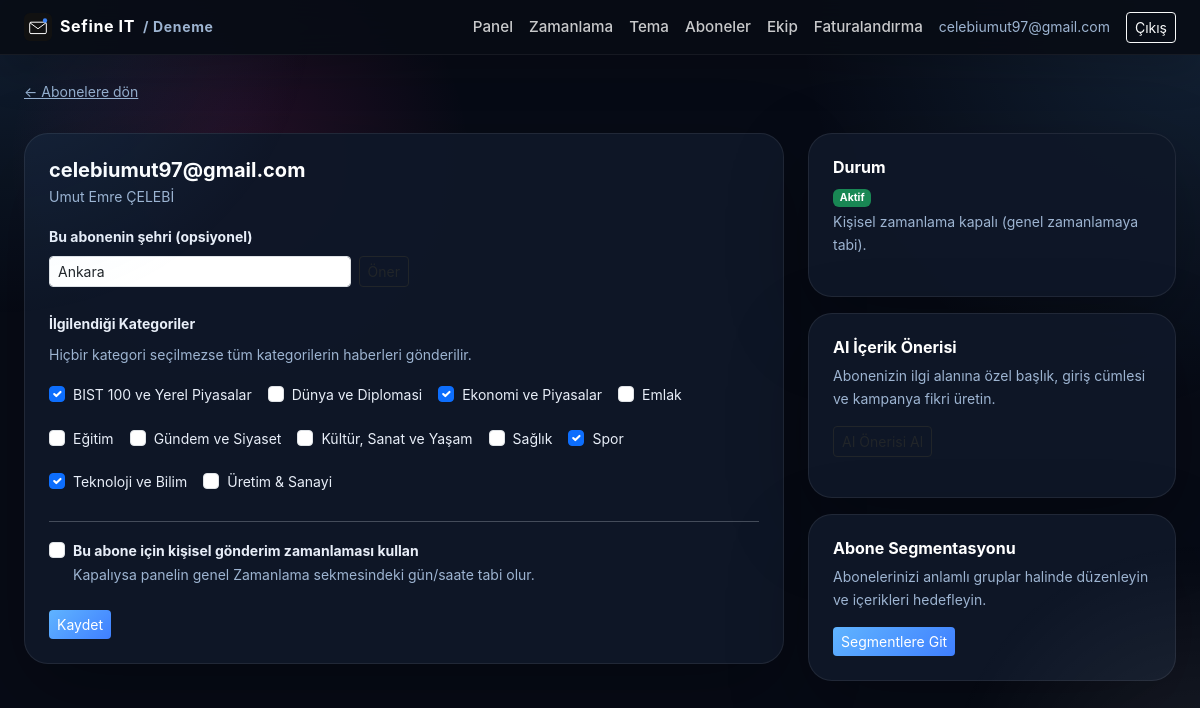
Page /panel/subscribers/2 (signed in) on the committed database.
### app/models.py (models this page shows)
class Organization(Base):
    __tablename__ = "organizations"
    id = Column(Integer, primary_key=True)
    name = Column(String(200), nullable=False)
    slug = Column(String(200), unique=True, nullable=False)
    brand_name = Column(String(200), nullable=False)  # mail/panelde görünen marka adı
    owner_email = Column(String(255), nullable=False)
    account_type = Column(String(20), default="company", nullable=False)  # company | individual
    sector_id = Column(Integer, ForeignKey("sectors.id"), nullable=True)  # kayıt sırasında seçilen sektör
    mail_theme = Column(String(20), default="klasik", nullable=False)  # klasik | minimal
    mail_accent = Column(String(20), default="#111111", nullable=False)  # bültende kullanılan vurgu rengi (hex)
    created_at = Column(DateTime, default=datetime.utcnow, nullable=False)
    plan = Column(String(30), default="free", nullable=False)  # free | starter | pro
    subscription_status = Column(String(30), default="trialing", nullable=False)
    trial_ends_at = Column(DateTime, nullable=True)
    subscription_expires_at = Column(DateTime, nullable=True)  # Shopier tekrarlayan ödeme yapmadığı için manuel takip edilir
    current_duration_days = Column(Integer, nullable=True)  # 30/90/180/365 - hangi süre paketi aktif, Faturalandırma sayfasında doğru kutuyu "Yenile" göstermek için
    renewal_reminder_sent_at = Column(DateTime, nullable=True)
    api_key = Column(String(64), unique=True, nullable=True)
    mail_theme = Column(String, default="klasik")
    mail_accent = Column(String, default="#000000")

class Subscriber(Base):
    __tablename__ = "subscribers"
    __table_args__ = (UniqueConstraint("organization_id", "email", name="uq_subscriber_org_email"),)
    id = Column(Integer, primary_key=True)
    organization_id = Column(Integer, ForeignKey("organizations.id"), nullable=False, index=True)
    email = Column(String(255), nullable=False)
    name = Column(String(200), nullable=True)
    active = Column(Boolean, default=True, nullable=False)
    added_at = Column(DateTime, default=datetime.utcnow, nullable=False)
    detected_city = Column(String(100), nullable=True)  # "Konumumu Kullan" ile algılanan şehir
    categories = relationship("Category", secondary=subscriber_categories)
    use_custom_schedule = Column(Boolean, default=False, nullable=False)
    custom_days_of_week = Column(String(50), nullable=True)
    custom_hour = Column(Integer, nullable=True)
    custom_minute = Column(Integer, nullable=True)

class Category(Base):
    __tablename__ = "categories"
    id = Column(Integer, primary_key=True)
    organization_id = Column(Integer, default=GLOBAL_ORG_ID, nullable=False)  # artık kullanılmıyor, bkz. yukarı
    sector_id = Column(Integer, ForeignKey("sectors.id"), nullable=True)  # hangi sektöre ait (boşsa "Genel")
    city = Column(String(100), nullable=True)  # örn. "İstanbul" — konum bazlı kategoriler için (boşsa şehirsiz/genel kategori)
    name = Column(String(120), unique=True, nullable=False)
    slug = Column(String(120), unique=True, nullable=False)
    sector = relationship("Sector")
    sources = relationship("Source", back_populates="category", cascade="all, delete-orphan")

### app/routers/panel.py (the view)
@router.get("/subscribers/{sub_id}")
def subscriber_detail(request: Request, sub_id: int, db: Session = Depends(get_db)):
    guard, org = _guard(request, db)
    if guard:
        return guard
    sub = db.query(Subscriber).filter(Subscriber.id == sub_id, Subscriber.organization_id == org.id).first()
    if not sub:
        return RedirectResponse(url="/panel/subscribers", status_code=302)
    plan = get_plan(org.plan, org.account_type)
    secili_kategori_idler = {k.id for k in sub.categories}
    secili_gunler = set((sub.custom_days_of_week or "").split(",")) if sub.custom_days_of_week else set()
    return templates.TemplateResponse("subscriber_detail.html", {
        "request": request, "user": current_user_email(request), "org": org,
        "subscriber": sub,
        "categories": db.query(Category).order_by(Category.name).all(),
        "sectors": db.query(Sector).order_by(Sector.name).all(),
        "secili_kategori_idler": secili_kategori_idler, "secili_gunler": secili_gunler,
        "plan": plan,
    })

### app/templates/subscriber_detail.html (shortened to what this page needs)
{% extends "base.html" %}
{% block content %}
<a href="/panel/subscribers" class="small text-secondary">&larr; Abonelere dön</a>
<div class="row g-4 mt-1">
  <div class="col-md-8">
    <div class="card-corp p-4">
      <h5 class="fw-bold mb-1">{{ subscriber.email }}</h5>
      <p class="text-secondary small mb-3">{{ subscriber.name or 'İsim belirtilmemiş' }}</p>
      <div class="mb-4">
        <label class="form-label small fw-bold">Bu abonenin şehri (opsiyonel)</label>
        <div class="d-flex gap-2" style="max-width:360px">
          <input type="text" id="sehir-input" class="form-control form-control-sm" value="{{ subscriber.detected_city or '' }}" placeholder="Örn. İstanbul">
          <button type="button" id="sehir-btn" class="btn btn-outline-dark btn-sm">Öner</button>
        </div>
      </div>
      <form method="post" action="/panel/subscribers/{{ subscriber.id }}/update-preferences">
        <div class="mb-4">
          <label class="form-label small fw-bold">İlgilendiği Kategoriler</label>
          <p class="small text-secondary">Hiçbir kategori seçilmezse tüm kategorilerin haberleri gönderilir.</p>
          <div class="d-flex flex-wrap gap-3">
            {% for c in categories %}
            <div class="form-check">
              <input class="form-check-input" type="checkbox" name="kategoriler" value="{{ c.id }}" id="kat_{{ c.id }}"
                     {% if c.id in secili_kategori_idler %}checked{% endif %}>
              <label class="form-check-label small" for="kat_{{ c.id }}">{{ c.name }}</label>
            </div>
            {% endfor %}
          </div>
        </div>
        <hr>
        {% if plan.custom_schedule_allowed %}
        <div class="mb-3 form-check">
          <input class="form-check-input" type="checkbox" name="kullan_ozel_zamanlama" id="ozel_zamanlama"
                 onchange="document.getElementById('ozel_zamanlama_ayarlari').classList.toggle('d-none', !this.checked)">
          <label class="form-check-label small fw-bold" for="ozel_zamanlama">Bu abone için kişisel gönderim zamanlaması kullan</label>
          <p class="small text-secondary mb-0">Kapalıysa panelin genel Zamanlama sekmesindeki gün/saate tabi olur.</p>
        </div>
        {% else %}
        <div class="alert alert-warning small">Kişisel zamanlama Starter ve üzeri planlarda kullanılabilir. <a href="/panel/billing">Planınızı yükseltin</a>.</div>
        {% endif %}
        <button class="btn btn-dark btn-sm mt-2">Kaydet</button>
      </form>
    </div>
  </div>
  <div class="col-md-4">
    <div class="card-corp p-4">
      <h6 class="fw-bold mb-2">Durum</h6>
      <p class="small text-secondary mb-1">
        {% if subscriber.active %}<span class="badge bg-success">Aktif</span>{% else %}<span class="badge bg-secondary">Pasif</span>{% endif %}
      </p>
      <p class="small text-secondary">
        Kişisel zamanlama {% if subscriber.use_custom_schedule %}açık{% else %}kapalı (genel zamanlamaya tabi){% endif %}.
      </p>
    </div>
    {% if plan.ai_subject_suggestions %}
    <div class="card-corp p-4 mt-3">
      <h6 class="fw-bold mb-2">AI İçerik Önerisi</h6>
      <p class="small text-secondary mb-3">Abonenizin ilgi alanına özel başlık, giriş cümlesi ve kampanya fikri üretin.</p>
      <button id="suggest-topic-btn" class="btn btn-outline-dark btn-sm">AI Önerisi Al</button>
    </div>
    {% else %}
    <div class="alert alert-secondary small mt-3">AI destekli öneriler bu plan için kapalı. <a href="/panel/billing">Planınızı yükseltin</a>.</div>
    {% endif %}
    {% if plan.subscriber_segmentation %}
    <div class="card-corp p-4 mt-3">
      <h6 class="fw-bold mb-2">Abone Segmentasyonu</h6>
      <p class="small text-secondary mb-3">Abonelerinizi anlamlı gruplar halinde düzenleyin ve içerikleri hedefleyin.</p>
      <a href="/panel/segments" class="btn btn-dark btn-sm">Segmentlere Git</a>
    </div>
    {% endif %}
  </div>
</div>
{% endblock %}

### app/templates/base.html (shortened to what this page needs)
<!DOCTYPE html>
<html lang="tr">
<head>
<link href="https://cdn.jsdelivr.net/npm/bootstrap@5.3.3/dist/css/bootstrap.min.css" rel="stylesheet">
<link href="/static/style.css" rel="stylesheet">
</head>
<body>
{% if user %}
<nav class="navbar navbar-dark navbar-corp">
  <div class="container-fluid px-4">
    <a class="navbar-brand fw-bold d-flex align-items-center gap-2" href="/panel">
      <img src="/static/logo.svg" alt="" height="28">
      {{ brand_name }}{% if org %}<span class="small text-secondary">/ {{ org.name }}</span>{% endif %}
    </a>
    <div class="d-flex align-items-center gap-3">
      <a href="/panel" class="nav-link-corp">Panel</a>
      <a href="/panel/schedule" class="nav-link-corp">Zamanlama</a>
      <a href="/panel/theme" class="nav-link-corp">Tema</a>
      {% if org and org.account_type == 'individual' %}
        <a href="/panel/my-categories" class="nav-link-corp">Kategorilerim</a>
      {% else %}
        <a href="/panel/subscribers" class="nav-link-corp">Aboneler</a>
        <a href="/panel/team" class="nav-link-corp">Ekip</a>
      {% endif %}
      <a href="/panel/billing" class="nav-link-corp">Faturalandırma</a>
      <span class="text-secondary small">{{ user }}</span>
      <a href="/logout" class="btn btn-sm btn-outline-light">Çıkış</a>
    </div>
  </div>
</nav>
{% endif %}
<div class="container-fluid px-4 py-4">
{% block content %}{% endblock %}
</div>
</body>
</html>

### app/static/style.css (style rules this page uses)
:root { --bg-base: #070b16; --bg-layer: radial-gradient(circle at top right, rgba(96,180,255,0.14), transparent 28%), radial-gradient(circle at 20% 20%, rgba(225,47,145,0.14), transparent 20%), #070b16; --surface: rgba(15, 23, 40, 0.96); --surface-soft: rgba(13, 18, 32, 0.9); --surface-border: rgba(255,255,255,0.08); --text-primary: #e8eef8; --text-secondary: #9db4d1; --text-muted: #7d8fa8; --accent: #60b4ff; --accent-strong: #3f7fff; --accent-soft: rgba(96,180,255,0.16); --success: #34d399; --warning: #fbbf24; --danger: #fb7185; --shadow: 0 28px 80px rgba(0,0,0,0.28); }
* { box-sizing: border-box; }
html, body { min-height: 100%; }
body { margin: 0; font-family: 'Inter', -apple-system, BlinkMacSystemFont, 'Segoe UI', Roboto, Arial, sans-serif; background: var(--bg-layer); color: var(--text-primary); line-height: 1.6; -webkit-font-smoothing: antialiased; text-rendering: optimizeLegibility; }
body::before { content: ''; position: fixed; inset: 0; background: radial-gradient(circle at top left, rgba(96,180,255,0.12), transparent 22%), radial-gradient(circle at bottom right, rgba(255,255,255,0.08), transparent 18%); pointer-events: none; z-index: 0; }
nav.navbar-corp { background: rgba(8, 12, 21, 0.92); backdrop-filter: blur(18px); box-shadow: 0 18px 40px rgba(0,0,0,0.16); border-bottom: 1px solid rgba(255,255,255,0.06); position: sticky; top: 0; z-index: 50; }
.navbar-brand { color: #fff; font-size: 1rem; letter-spacing: 0.04em; }
.nav-link-corp { color: rgba(255,255,255,0.78); text-decoration: none; font-size: 0.95rem; font-weight: 500; }
.btn-dark { background: linear-gradient(135deg, var(--accent), var(--accent-strong)); border: none; color: #fff; }
.card-corp { background: var(--surface); border: 1px solid var(--surface-border); border-radius: 24px; box-shadow: var(--shadow); color: var(--text-primary); }
.card-corp h6, .card-corp h5, .card-corp h4 { color: #fff; }
.text-secondary { color: var(--text-secondary) !important; }

### rows in the picture
Organization: name "Deneme"
Subscriber: email "celebiumut97@gmail.com", name "Umut Emre ÇELEBİ", detected_city "Ankara"
Category: kategoriler "☑", name "BIST 100 ve Yerel Piyasalar"
Category: name "Dünya ve Diplomasi"
Category: kategoriler "☑", name "Ekonomi ve Piyasalar"
Category: name "Emlak"
Category: name "Eğitim"
Category: name "Gündem ve Siyaset"
Category: name "Kültür, Sanat ve Yaşam"
Category: name "Sağlık"
Category: kategoriler "☑", name "Spor"
Category: kategoriler "☑", name "Teknoloji ve Bilim"
Category: name "Üretim & Sanayi"

### other values in the picture
{{ brand_name }} "Sefine IT"
{{ user }} "celebiumut97@gmail.com"
